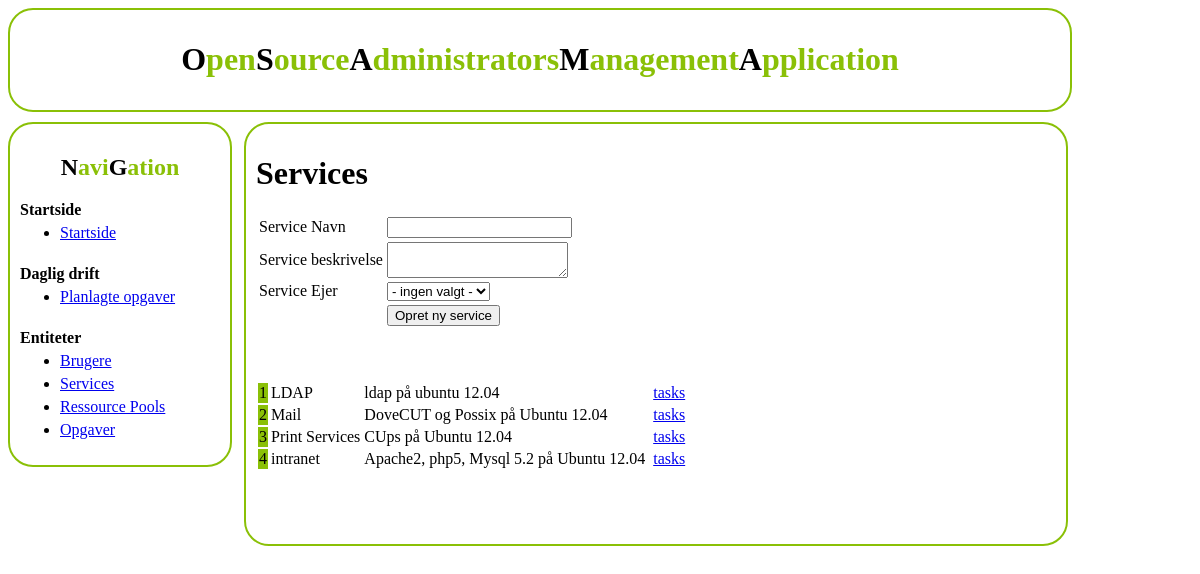
/?page=services, run on the app's committed database.
### tables this page shows
CREATE TABLE IF NOT EXISTS `service` (
  `id` int(11) NOT NULL AUTO_INCREMENT,
  `name` varchar(250) NOT NULL,
  `description` varchar(4000) DEFAULT NULL,
  `owner` int(11) DEFAULT NULL,
    
  `createdBy` int(11) DEFAULT NULL,
  `createdDatetime` datetime DEFAULT NULL,
  `updatedBy` int(11) DEFAULT NULL,
  `updatedDatetime` timestamp NOT NULL DEFAULT CURRENT_TIMESTAMP ON UPDATE CURRENT_TIMESTAMP,
  `retired` tinyint(4) NOT NULL DEFAULT '0',
  CONSTRAINT pk_service_idx PRIMARY KEY (id),
  CONSTRAINT udx_service_servicename UNIQUE KEY (`name`)
);

### html/contentServices.php (the view, shortened to what this page needs)
<?php
	$option = "";
?>
<h1>Services</h1>
<form name="myService" action="db/update.php" method="POST">
<table>
<tr><td>Service Navn</td><td><input name="name" type=text title="Indtast servicens kaldenavn. eks LDAP."></td></tr>
<tr><td>Service beskrivelse</td><td><textarea name="description" title="" ></textarea></td></tr>
<tr><td>Service Ejer</td><td><select name="owner" title="eks CNS01"><option value=""> - ingen valgt - </option><?php echo $option;?></select></td></tr>
<tr><td></td><td><input type=submit name="_btnSubmit" value="Opret ny service"></td></tr>
</table>
</form>
<br><br>
<?php
	$query = "SELECT service.*, user.firstname, user.lastname FROM service LEFT JOIN user ON service.owner = user.id ";
	$result = $conn->query($query);
	if ($result->num_rows > 0) {
		echo "<table>";
		while($row = $result->fetch_assoc()) {
			echo "<tr><td onclick=\"fillForm('".$row["name"]."','".$row["description"]."','".$row["owner"]."','id=".$row["id"]."');\" style=\"background-color:$colorGreen; cursor: pointer; cursor: hand;\">";
			echo $row["id"];
			echo "</td><td>";
			echo $row["name"];
			echo "</td><td>";
			echo $row["description"];
			echo "</td><td>";
			echo "</td><td>";
			echo "<a href='?page=tasks&service=".$row["id"]."'>tasks</a>";
			echo "</td></tr>";
		}
		echo "</table>";
	} else {
		echo "0 results";
	}
?>

### html/index.php (shortened to what this page needs)
<?php
include("db/connect.php");
$colorGreen = "#8AC007";
$page = @$_REQUEST["page"];
?>
<html>
<head>
</head>
<body>
<div id=topFrame><?php
echo "<span align=center><h1>O<span style=\"color:$colorGreen;\">pen</span>S<span style=\"color:$colorGreen;\">ource</span>A<span style=\"color:$colorGreen;\">dministrators</span>M<span style=\"color:$colorGreen;\">anagement</span>A<span style=\"color:$colorGreen;\">pplication</span></h1></span>";
?></div>
<div id=bottomFrame>
	<div id=leftMenuframe>
	<?php
echo "<span align=center><h2>N<span style=\"color:$colorGreen;\">avi</span>G<span style=\"color:$colorGreen;\">ation</span></h2></span>";
?>
<ul id=menu style="list-style-type:none;padding-left:0;">
	<li><b>Startside</b></li>
	<ul id=submenu_dd style="list-style-type:disc">
		<li><a href="?page=main">Startside</a></li>
	</ul>
	<li>&nbsp;</li>
	<li><b>Daglig drift</b></li>
	<ul id=submenu_dd style="list-style-type:disc">
		<li><a href="?page=scheduled">Planlagte opgaver</a></li>
	</ul>
	<li>&nbsp;</li>
	<li><b>Entiteter</b></li>
	<ul id=submenu_en style="list-style-type:disc">
		<li><a href="?page=users">Brugere</a></li>
		<li><a href="?page=services">Services</a></li>
		<li><a href="?page=pools">Ressource Pools</a></li>
		<li><a href="?page=tasks">Opgaver</a></li>
	</ul>
</ul>
	</div>
	<div id=rightContentFrame>
<?php
$err = 0;
	switch ($page) {
    case "services":
		try {
			require 'contentServices.php';
		} catch (Exception $e) {
			$err++;
			$errmsg = $e->getMessage();
		}
        break;
}
?>
	</div>
</div>
</body>
</html>

### data on the page
service: id "1", name "LDAP", description "ldap på ubuntu 12.04"
service: id "2", name "Mail", description "DoveCUT og Possix på Ubuntu 12.04"
service: id "3", name "Print Services", description "CUps på Ubuntu 12.04"
service: id "4", name "intranet", description "Apache2, php5, Mysql 5.2 på Ubuntu 12.04"
